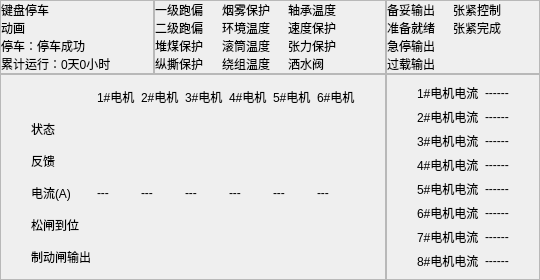
          <widget class="QWidget" name="page2">
           <layout class="QGridLayout" name="gridLayout" rowstretch="3,4" columnstretch="2,3,2">
            <property name="leftMargin">
             <number>0</number>
            </property>
            <property name="topMargin">
             <number>0</number>
            </property>
            <property name="rightMargin">
             <number>0</number>
            </property>
            <property name="bottomMargin">
             <number>0</number>
            </property>
            <property name="spacing">
             <number>0</number>
            </property>
            <item row="0" column="1">
             <widget class="QFrame" name="page2_param">
              <property name="frameShape">
               <enum>QFrame::StyledPanel</enum>
              </property>
              <property name="frameShadow">
               <enum>QFrame::Raised</enum>
              </property>
              <layout class="QGridLayout" name="gridLayout_3">
               <property name="leftMargin">
                <number>0</number>
               </property>
               <property name="topMargin">
                <number>0</number>
               </property>
               <property name="rightMargin">
                <number>30</number>
               </property>
               <property name="bottomMargin">
                <number>0</number>
               </property>
               <property name="spacing">
                <number>0</number>
               </property>
               <item row="0" column="0">
                <widget class="QLabel" name="yijipaopian">
                 <property name="text">
                  <string>一级跑偏</string>
                 </property>
                </widget>
               </item>
               <item row="0" column="1">
                <widget class="QLabel" name="yijipaopian_state">
                 <property name="text">
                  <string/>
                 </property>
                </widget>
               </item>
               <item row="0" column="2">
                <widget class="QLabel" name="yanwubaohu">
                 <property name="text">
                  <string>烟雾保护</string>
                 </property>
                </widget>
               </item>
               <item row="0" column="3">
                <widget class="QLabel" name="yanwubaohu_state">
                 <property name="text">
                  <string/>
                 </property>
                </widget>
               </item>
               <item row="0" column="4">
                <widget class="QLabel" name="chouchengwendu">
                 <property name="text">
                  <string>轴承温度</string>
                 </property>
                </widget>
               </item>
               <item row="0" column="5">
                <widget class="QLabel" name="chouchengwendu_state">
                 <property name="text">
                  <string/>
                 </property>
                </widget>
               </item>
               <item row="1" column="0">
                <widget class="QLabel" name="erjipaopian">
                 <property name="text">
                  <string>二级跑偏</string>
                 </property>
                </widget>
               </item>
               <item row="1" column="1">
                <widget class="QLabel" name="erjipaopian_state">
                 <property name="enabled">
                  <bool>true</bool>
                 </property>
                 <property name="autoFillBackground">
                  <bool>false</bool>
                 </property>
                 <property name="text">
                  <string/>
                 </property>
                </widget>
               </item>
               <item row="1" column="2">
                <widget class="QLabel" name="huanjingwendu">
                 <property name="text">
                  <string>环境温度</string>
                 </property>
                </widget>
               </item>
               <item row="1" column="3">
                <widget class="QLabel" name="huanjingwendu_state">
                 <property name="text">
                  <string/>
                 </property>
                </widget>
               </item>
               <item row="1" column="4">
                <widget class="QLabel" name="sudubaohu">
                 <property name="text">
                  <string>速度保护</string>
                 </property>
                </widget>
               </item>
               <item row="1" column="5">
                <widget class="QLabel" name="sudubaohu_state">
                 <property name="text">
                  <string/>
                 </property>
                </widget>
               </item>
               <item row="2" column="0">
                <widget class="QLabel" name="duimeibaohu">
                 <property name="text">
                  <string>堆煤保护</string>
                 </property>
                </widget>
               </item>
               <item row="2" column="1">
                <widget class="QLabel" name="duimeibaohu_state">
                 <property name="text">
                  <string/>
                 </property>
                </widget>
               </item>
               <item row="2" column="2">
                <widget class="QLabel" name="guntongwendu">
                 <property name="text">
                  <string>滚筒温度</string>
                 </property>
                </widget>
               </item>
               <item row="2" column="3">
                <widget class="QLabel" name="guntongwendu_state">
                 <property name="text">
                  <string/>
                 </property>
                </widget>
               </item>
               <item row="2" column="4">
                <widget class="QLabel" name="zhanglibaohu">
                 <property name="text">
                  <string>张力保护</string>
                 </property>
                </widget>
               </item>
               <item row="2" column="5">
                <widget class="QLabel" name="zhanglibaohu_state">
                 <property name="text">
                  <string/>
                 </property>
                </widget>
               </item>
               <item row="3" column="0">
                <widget class="QLabel" name="zongsibaohu">
                 <property name="text">
                  <string>纵撕保护</string>
                 </property>
                </widget>
               </item>
               <item row="3" column="1">
                <widget class="QLabel" name="zongsibaohu_state">
                 <property name="text">
                  <string/>
                 </property>
                </widget>
               </item>
               <item row="3" column="2">
                <widget class="QLabel" name="raozuwendu">
                 <property name="text">
                  <string>绕组温度</string>
                 </property>
                </widget>
               </item>
               <item row="3" column="3">
                <widget class="QLabel" name="raozuwendu_state">
                 <property name="text">
                  <string/>
                 </property>
                </widget>
               </item>
               <item row="3" column="4">
                <widget class="QLabel" name="sashuifa">
                 <property name="text">
                  <string>洒水阀</string>
                 </property>
                </widget>
               </item>
               <item row="3" column="5">
                <widget class="QLabel" name="sashuifa_state">
                 <property name="text">
                  <string/>
                 </property>
                </widget>
               </item>
              </layout>
             </widget>
            </item>
            <item row="0" column="0">
             <widget class="QFrame" name="page2_animat">
              <property name="frameShape">
               <enum>QFrame::StyledPanel</enum>
              </property>
              <property name="frameShadow">
               <enum>QFrame::Raised</enum>
              </property>
              <layout class="QVBoxLayout" name="verticalLayout" stretch="1,4,1,1">
               <property name="spacing">
                <number>0</number>
               </property>
               <property name="leftMargin">
                <number>0</number>
               </property>
               <property name="topMargin">
                <number>0</number>
               </property>
               <property name="rightMargin">
                <number>0</number>
               </property>
               <property name="bottomMargin">
                <number>0</number>
               </property>
               <item>
                <widget class="QLabel" name="page2_animate_stop">
                 <property name="text">
                  <string>键盘停车</string>
                 </property>
                </widget>
               </item>
               <item>
                <widget class="QLabel" name="page2_animat_animat">
                 <property name="text">
                  <string>动画</string>
                 </property>
                </widget>
               </item>
               <item>
                <widget class="QLabel" name="page2_animat_stopState">
                 <property name="text">
                  <string>停车：停车成功</string>
                 </property>
                </widget>
               </item>
               <item>
                <widget class="QLabel" name="page2_animat_time">
                 <property name="text">
                  <string>累计运行：0天0小时</string>
                 </property>
                </widget>
               </item>
              </layout>
             </widget>
            </item>
            <item row="0" column="2">
             <widget class="QFrame" name="page2_param2">
              <property name="frameShape">
               <enum>QFrame::StyledPanel</enum>
              </property>
              <property name="frameShadow">
               <enum>QFrame::Raised</enum>
              </property>
              <layout class="QGridLayout" name="gridLayout_4">
               <property name="leftMargin">
                <number>0</number>
               </property>
               <property name="topMargin">
                <number>0</number>
               </property>
               <property name="rightMargin">
                <number>20</number>
               </property>
               <property name="bottomMargin">
                <number>0</number>
               </property>
               <property name="spacing">
                <number>0</number>
               </property>
               <item row="0" column="0">
                <widget class="QLabel" name="beituoshuchu">
                 <property name="text">
                  <string>备妥输出</string>
                 </property>
                </widget>
               </item>
               <item row="0" column="1">
                <widget class="QLabel" name="beituoshuchu_state">
                 <property name="text">
                  <string/>
                 </property>
                </widget>
               </item>
               <item row="0" column="2">
                <widget class="QLabel" name="zhangjinkongzhi">
                 <property name="text">
                  <string>张紧控制</string>
                 </property>
                </widget>
               </item>
               <item row="0" column="3">
                <widget class="QLabel" name="zhangjinkongzhi_state">
                 <property name="text">
                  <string/>
                 </property>
                </widget>
               </item>
               <item row="1" column="0">
                <widget class="QLabel" name="zhunbeijiuxu">
                 <property name="text">
                  <string>准备就绪</string>
                 </property>
                </widget>
               </item>
               <item row="1" column="1">
                <widget class="QLabel" name="zhunbeijiuxu_state">
                 <property name="text">
                  <string/>
                 </property>
                </widget>
               </item>
               <item row="1" column="2">
                <widget class="QLabel" name="zhangjinwancheng">
                 <property name="text">
                  <string>张紧完成</string>
                 </property>
                </widget>
               </item>
               <item row="1" column="3">
                <widget class="QLabel" name="zhangjinwancheng_state">
                 <property name="text">
                  <string/>
                 </property>
                </widget>
               </item>
               <item row="2" column="0">
                <widget class="QLabel" name="jitingshuchu">
                 <property name="text">
                  <string>急停输出</string>
                 </property>
                </widget>
               </item>
               <item row="2" column="1">
                <widget class="QLabel" name="jitingshuchu_state">
                 <property name="text">
                  <string/>
                 </property>
                </widget>
               </item>
               <item row="3" column="0">
                <widget class="QLabel" name="guozaishuchu">
                 <property name="text">
                  <string>过载输出</string>
                 </property>
                </widget>
               </item>
               <item row="3" column="1">
                <widget class="QLabel" name="guozaishuchu_state">
                 <property name="text">
                  <string/>
                 </property>
                </widget>
               </item>
              </layout>
             </widget>
            </item>
            <item row="1" column="0" colspan="2">
             <widget class="QFrame" name="page2_state">
              <property name="frameShape">
               <enum>QFrame::StyledPanel</enum>
              </property>
              <property name="frameShadow">
               <enum>QFrame::Raised</enum>
              </property>
              <layout class="QGridLayout" name="gridLayout_5">
               <property name="leftMargin">
                <number>30</number>
               </property>
               <property name="rightMargin">
                <number>30</number>
               </property>
               <item row="0" column="2">
                <widget class="QLabel" name="label_20">
                 <property name="text">
                  <string>2#电机</string>
                 </property>
                </widget>
               </item>
               <item row="0" column="1">
                <widget class="QLabel" name="label_19">
                 <property name="text">
                  <string>1#电机</string>
                 </property>
                </widget>
               </item>
               <item row="0" column="4">
                <widget class="QLabel" name="label_22">
                 <property name="text">
                  <string>4#电机</string>
                 </property>
                </widget>
               </item>
               <item row="0" column="5">
                <widget class="QLabel" name="label_23">
                 <property name="text">
                  <string>5#电机</string>
                 </property>
                </widget>
               </item>
               <item row="0" column="6">
                <widget class="QLabel" name="label_54">
                 <property name="text">
                  <string>6#电机</string>
                 </property>
                </widget>
               </item>
               <item row="0" column="3">
                <widget class="QLabel" name="label_21">
                 <property name="text">
                  <string>3#电机</string>
                 </property>
                </widget>
               </item>
               <item row="0" column="0">
                <widget class="QLabel" name="label_18">
                 <property name="text">
                  <string/>
                 </property>
                </widget>
               </item>
               <item row="1" column="0">
                <widget class="QLabel" name="label_63">
                 <property name="text">
                  <string>状态</string>
                 </property>
                </widget>
               </item>
               <item row="1" column="1">
                <widget class="QLabel" name="page2_state11">
                 <property name="minimumSize">
                  <size>
                   <width>0</width>
                   <height>0</height>
                  </size>
                 </property>
                 <property name="maximumSize">
                  <size>
                   <width>1664545</width>
                   <height>16777215</height>
                  </size>
                 </property>
                 <property name="text">
                  <string/>
                 </property>
                </widget>
               </item>
               <item row="1" column="2">
                <widget class="QLabel" name="page2_state12">
                 <property name="text">
                  <string/>
                 </property>
                </widget>
               </item>
               <item row="1" column="3">
                <widget class="QLabel" name="page2_state13">
                 <property name="text">
                  <string/>
                 </property>
                </widget>
               </item>
               <item row="1" column="4">
                <widget class="QLabel" name="page2_state14">
                 <property name="text">
                  <string/>
                 </property>
                </widget>
               </item>
               <item row="3" column="3">
                <widget class="QLabel" name="page2_state33">
                 <property name="text">
                  <string>---</string>
                 </property>
                </widget>
               </item>
               <item row="3" column="4">
                <widget class="QLabel" name="page2_state34">
                 <property name="text">
                  <string>---</string>
                 </property>
                </widget>
               </item>
               <item row="3" column="2">
                <widget class="QLabel" name="page2_state32">
                 <property name="text">
                  <string>---</string>
                 </property>
                </widget>
               </item>
               <item row="2" column="3">
                <widget class="QLabel" name="page2_state23">
                 <property name="text">
                  <string/>
                 </property>
                </widget>
               </item>
               <item row="3" column="5">
                <widget class="QLabel" name="page2_state35">
                 <property name="text">
                  <string>---</string>
                 </property>
                </widget>
               </item>
               <item row="2" column="4">
                <widget class="QLabel" name="page2_state24">
                 <property name="text">
                  <string/>
                 </property>
                </widget>
               </item>
               <item row="2" column="6">
                <widget class="QLabel" name="page2_state26">
                 <property name="text">
                  <string/>
                 </property>
                </widget>
               </item>
               <item row="3" column="6">
                <widget class="QLabel" name="page2_state36">
                 <property name="text">
                  <string>---</string>
                 </property>
                </widget>
               </item>
               <item row="4" column="0">
                <widget class="QLabel" name="label_84">
                 <property name="text">
                  <string>松闸到位</string>
                 </property>
                </widget>
               </item>
               <item row="4" column="1">
                <widget class="QLabel" name="page2_state41">
                 <property name="text">
                  <string/>
                 </property>
                </widget>
               </item>
               <item row="4" column="2">
                <widget class="QLabel" name="page2_state42">
                 <property name="text">
                  <string/>
                 </property>
                </widget>
               </item>
               <item row="1" column="6">
                <widget class="QLabel" name="page2_state16">
                 <property name="text">
                  <string/>
                 </property>
                </widget>
               </item>
               <item row="4" column="3">
                <widget class="QLabel" name="page2_state43">
                 <property name="text">
                  <string/>
                 </property>
                </widget>
               </item>
               <item row="1" column="5">
                <widget class="QLabel" name="page2_state15">
                 <property name="text">
                  <string/>
                 </property>
                </widget>
               </item>
               <item row="2" column="1">
                <widget class="QLabel" name="page2_state_21">
                 <property name="text">
                  <string/>
                 </property>
                </widget>
               </item>
               <item row="2" column="2">
                <widget class="QLabel" name="page2_state22">
                 <property name="text">
                  <string/>
                 </property>
                </widget>
               </item>
               <item row="3" column="0">
                <widget class="QLabel" name="label_77">
                 <property name="text">
                  <string>电流(A)</string>
                 </property>
                </widget>
               </item>
               <item row="2" column="0">
                <widget class="QLabel" name="label_70">
                 <property name="text">
                  <string>反馈</string>
                 </property>
                </widget>
               </item>
               <item row="2" column="5">
                <widget class="QLabel" name="page2_state25">
                 <property name="text">
                  <string/>
                 </property>
                </widget>
               </item>
               <item row="3" column="1">
                <widget class="QLabel" name="page2_state31">
                 <property name="text">
                  <string>---</string>
                 </property>
                </widget>
               </item>
               <item row="5" column="6">
                <widget class="QLabel" name="page2_state56">
                 <property name="text">
                  <string/>
                 </property>
                </widget>
               </item>
               <item row="5" column="1">
                <widget class="QLabel" name="page2_state51">
                 <property name="text">
                  <string/>
                 </property>
                </widget>
               </item>
               <item row="5" column="5">
                <widget class="QLabel" name="page2_state55">
                 <property name="text">
                  <string/>
                 </property>
                </widget>
               </item>
               <item row="5" column="4">
                <widget class="QLabel" name="page2_state54">
                 <property name="text">
                  <string/>
                 </property>
                </widget>
               </item>
               <item row="5" column="3">
                <widget class="QLabel" name="page2_state53">
                 <property name="text">
                  <string/>
                 </property>
                </widget>
               </item>
               <item row="4" column="5">
                <widget class="QLabel" name="page2_state45">
                 <property name="text">
                  <string/>
                 </property>
                </widget>
               </item>
               <item row="4" column="6">
                <widget class="QLabel" name="page2_state46">
                 <property name="text">
                  <string/>
                 </property>
                </widget>
               </item>
               <item row="4" column="4">
                <widget class="QLabel" name="page2_state44">
                 <property name="text">
                  <string/>
                 </property>
                </widget>
               </item>
               <item row="5" column="2">
                <widget class="QLabel" name="page2_state52">
                 <property name="text">
                  <string/>
                 </property>
                </widget>
               </item>
               <item row="5" column="0">
                <widget class="QLabel" name="label_91">
                 <property name="text">
                  <string>制动闸输出</string>
                 </property>
                </widget>
               </item>
              </layout>
             </widget>
            </item>
            <item row="1" column="2">
             <widget class="QFrame" name="page2_elec">
              <property name="frameShape">
               <enum>QFrame::StyledPanel</enum>
              </property>
              <property name="frameShadow">
               <enum>QFrame::Raised</enum>
              </property>
              <property name="lineWidth">
               <number>0</number>
              </property>
              <layout class="QGridLayout" name="gridLayout_6">
               <property name="leftMargin">
                <number>30</number>
               </property>
               <property name="rightMargin">
                <number>30</number>
               </property>
               <item row="0" column="0">
                <widget class="QLabel" name="label_55">
                 <property name="text">
                  <string>1#电机电流</string>
                 </property>
                </widget>
               </item>
               <item row="0" column="1">
                <widget class="QLabel" name="page2_elec_elec1">
                 <property name="text">
                  <string>------</string>
                 </property>
                </widget>
               </item>
               <item row="1" column="0">
                <widget class="QLabel" name="label_94">
                 <property name="text">
                  <string>2#电机电流</string>
                 </property>
                </widget>
               </item>
               <item row="1" column="1">
                <widget class="QLabel" name="page2_elec_elec2">
                 <property name="text">
                  <string>------</string>
                 </property>
                </widget>
               </item>
               <item row="2" column="0">
                <widget class="QLabel" name="label_96">
                 <property name="text">
                  <string>3#电机电流</string>
                 </property>
                </widget>
               </item>
               <item row="2" column="1">
                <widget class="QLabel" name="page2_elec_elec3">
                 <property name="text">
                  <string>------</string>
                 </property>
                </widget>
               </item>
               <item row="3" column="0">
                <widget class="QLabel" name="label_98">
                 <property name="text">
                  <string>4#电机电流</string>
                 </property>
                </widget>
               </item>
               <item row="3" column="1">
                <widget class="QLabel" name="page2_elec_elec4">
                 <property name="text">
                  <string>------</string>
                 </property>
                </widget>
               </item>
               <item row="4" column="0">
                <widget class="QLabel" name="label_100">
                 <property name="text">
                  <string>5#电机电流</string>
                 </property>
                </widget>
               </item>
               <item row="4" column="1">
                <widget class="QLabel" name="page2_elec_elec5">
                 <property name="text">
                  <string>------</string>
                 </property>
                </widget>
               </item>
               <item row="5" column="0">
                <widget class="QLabel" name="label_106">
                 <property name="text">
                  <string>6#电机电流</string>
                 </property>
                </widget>
               </item>
               <item row="5" column="1">
                <widget class="QLabel" name="page2_elec_elec6">
                 <property name="text">
                  <string>------</string>
                 </property>
                </widget>
               </item>
               <item row="6" column="0">
                <widget class="QLabel" name="label_107">
                 <property name="text">
                  <string>7#电机电流</string>
                 </property>
                </widget>
               </item>
               <item row="6" column="1">
                <widget class="QLabel" name="page2_elec_elec7">
                 <property name="text">
                  <string>------</string>
                 </property>
                </widget>
               </item>
               <item row="7" column="0">
                <widget class="QLabel" name="label_103">
                 <property name="text">
                  <string>8#电机电流</string>
                 </property>
                </widget>
               </item>
               <item row="7" column="1">
                <widget class="QLabel" name="page2_elec_elec8">
                 <property name="text">
                  <string>------</string>
                 </property>
                </widget>
               </item>
              </layout>
             </widget>
            </item>
           </layout>
          </widget>
